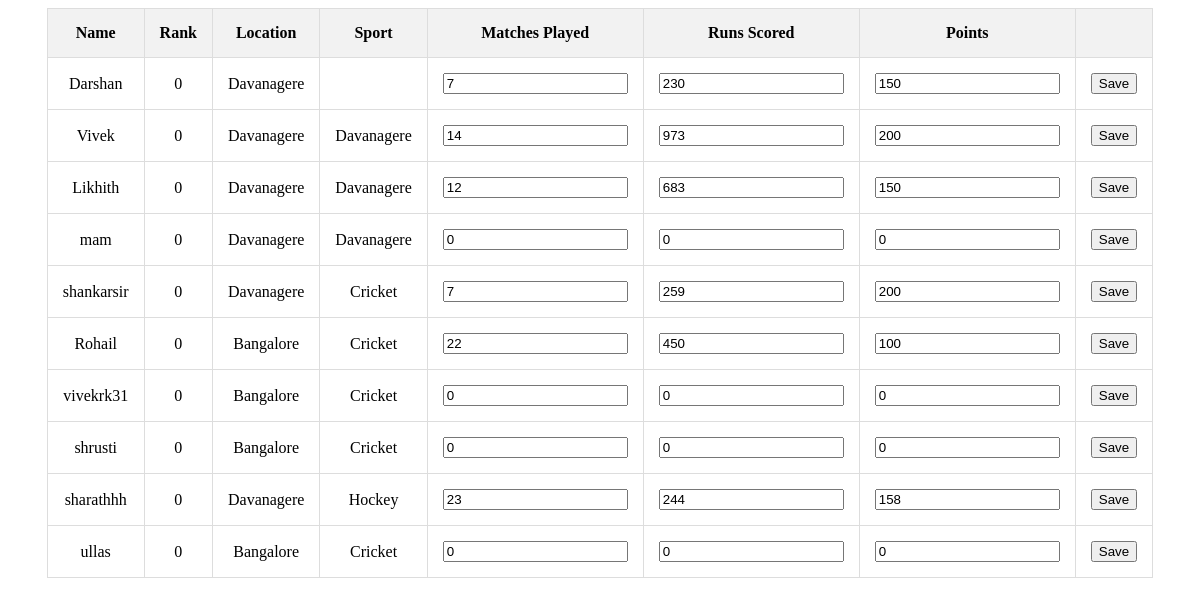
The app's page /edit-player-scorecard/ (signed in) with its own data.
### app/models.py (models this page shows)
class ScoreCard(models.Model):
    user = models.ForeignKey(Profile, on_delete=models.CASCADE)
    location = models.CharField(max_length=255, blank=True)
    sport = models.CharField(max_length=255, blank=True)
    runs_scored = models.IntegerField(default=0)
    matches_played = models.IntegerField(default=0)
    points = models.IntegerField(default=0)
    profile_type = models.CharField(max_length=255, default='Player')
    rank = models.IntegerField(default=0)

class Profile(models.Model):
    user = models.ForeignKey(User, on_delete=models.CASCADE)
    id_user = models.UUIDField(default=uuid.uuid4, editable=False, unique=True)
    bio = models.TextField(blank=True)
    profileimg = models.ImageField(upload_to='profile_pics/', default='profile_pics/default.jpg')
    location = models.CharField(max_length=255, blank=True)
    sport = models.CharField(max_length=255, blank=True)
    runs_scored = models.IntegerField(default=0)
    matches_played = models.IntegerField(default=0)
    points = models.IntegerField(default=0)
    profile_type = models.CharField(max_length=255, default='Player')
    rank = models.IntegerField(default=0)
    rank_instance = models.ForeignKey('Rank', on_delete=models.SET_NULL, null=True, blank=True)
    coaches = models.ManyToManyField('self', symmetrical=False, related_name='coached_players', blank=True)

### app/views.py (the view)
# urls.py: path('edit-player-scorecard/', views.edit_player_scorecard, name="edit_player_scorecard"),
@login_required(login_url='signin')
def edit_player_scorecard(request):
    all_scorecards = ScoreCard.objects.filter(profile_type='Player')
    context = {
        "all_scorecards": all_scorecards,
    }
    return render(request, 'edit_player_scorecard.html', context=context)

### templates/edit_player_scorecard.html (shortened to what this page needs)
{% load static %}
<!DOCTYPE html>
<html lang="en">
<head>
    <link rel="stylesheet" href="{% static 'css/edit_player_scorecard.css' %}">
</head>
<body>
    <table>
        <thead>
            <tr>
                <th>Name</th>
                <th>Rank</th>
                <th>Location</th>
                <th>Sport</th>
                <th>Matches Played</th>
                <th>Runs Scored</th>
                <th>Points</th>
                <th></th>
            </tr>
        </thead>
        <tbody>
            {% for scorecard in all_scorecards %}
            <tr>
                <td>{{scorecard.user.user.username}}</td>
                <td>{{scorecard.rank}}</td>
                <td>{{scorecard.location}}</td>
                <td>{{scorecard.sport}}</td>
                <form action="/update-scorecard/{{scorecard.user.user.username}}" method="post">
                    <td><input type="number" name="matches_played" value="{{scorecard.matches_played}}"></td>
                    <td><input type="number" name="runs_scored" value="{{scorecard.runs_scored}}"></td>
                    <td><input type="number" name="points" value="{{scorecard.points}}"></td>
                    <td><button type="submit">Save</button></td>
                </form>
            </tr>
            {% endfor %}
        </tbody>
    </table>
</body>
</html>

### static/css/edit_player_scorecard.css (style rules this page uses)
table { width: 80%; margin: auto; border-collapse: collapse; }
table, th, td { border: 1px solid #ddd; }
th, td { padding: 15px; text-align: left; }
th { background-color: #f2f2f2; }
th, tr, td { text-align: center; }

### records on screen
ScoreCard: user.user.username "Darshan", rank "0", location "Davanagere", matches_played "7", runs_scored "230", points "150"
ScoreCard: user.user.username "Vivek", rank "0", location "Davanagere", sport "Davanagere", matches_played "14", runs_scored "973", points "200"
ScoreCard: user.user.username "Likhith", rank "0", location "Davanagere", sport "Davanagere", matches_played "12", runs_scored "683", points "150"
ScoreCard: user.user.username "mam", rank "0", location "Davanagere", sport "Davanagere", matches_played "0", runs_scored "0", points "0"
ScoreCard: user.user.username "shankarsir", rank "0", location "Davanagere", sport "Cricket", matches_played "7", runs_scored "259", points "200"
ScoreCard: user.user.username "Rohail", rank "0", location "Bangalore", sport "Cricket", matches_played "22", runs_scored "450", points "100"
ScoreCard: user.user.username "vivekrk31", rank "0", location "Bangalore", sport "Cricket", matches_played "0", runs_scored "0", points "0"
ScoreCard: user.user.username "shrusti", rank "0", location "Bangalore", sport "Cricket", matches_played "0", runs_scored "0", points "0"
ScoreCard: user.user.username "sharathhh", rank "0", location "Davanagere", sport "Hockey", matches_played "23", runs_scored "244", points "158"
ScoreCard: user.user.username "ullas", rank "0", location "Bangalore", sport "Cricket", matches_played "0", runs_scored "0", points "0"
